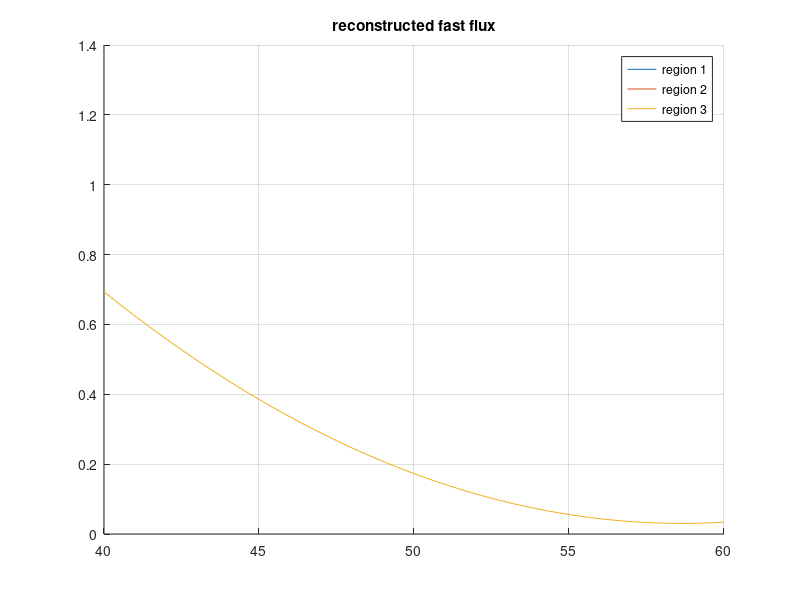
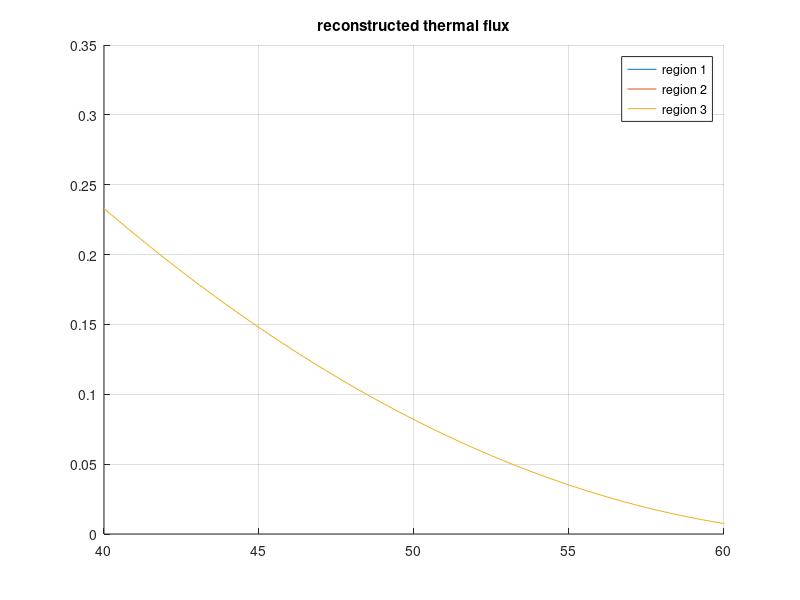
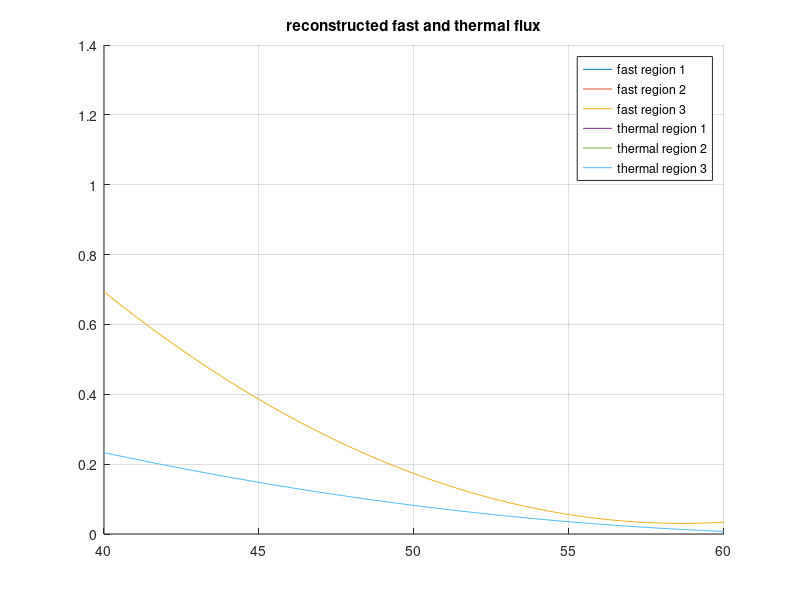

The MATLAB source for these figures, in order:
% In this script, the approximated both fast and thermal flux shape is 
% tested.  It has been approximated with three piecewise quadratic
% functions. 
% y=reg1x2*x*x +reg1x1*x +reg1x0;

%% For fast group
% Region 1: 
reg1x2=+0.0020912236785901;
reg1x1=-0.0088038653251593;
reg1x0=+0.0345867334422320;
% Region 2:
reg2x2=-0.0044008146496444;
reg2x1=+0.2639624489114600;
reg2x0=-2.8239242199963540;
% Region 3:
reg3x2=+0.0019059413144357;
reg3x1=-0.2235676470181600;
reg3x0=+6.5864700746602860;

reg1 =@(x) +reg1x2*x.^2 ...
           +reg1x1*x ...
           +reg1x0;
reg2 =@(x) +reg2x2*x.^2 ...
           +reg2x1*x ...
           +reg2x0;
reg3 =@(x) +reg3x2*x.^2 ...
           +reg3x1*x ...
           +reg3x0;

figure(99); 
hold on;
fplot(reg1,[ 0 20]);
fplot(reg2,[20 40]);
fplot(reg3,[40 60]);
title('reconstructed fast flux');
legend('region 1','region 2','region 3');
hold off;
grid on;

% to fit everything in the same plot
figure(101); 
hold on;
fplot(reg1,[ 0 20]);
fplot(reg2,[20 40]);
fplot(reg3,[40 60]);

%% For thermal group
% Region 1: 
reg1x2=+0.00038256921789935;
reg1x1=+0.00372575820304040;
reg1x0=+0.00245833122976550;
% Region 2:
reg2x2=-0.00116713935976200;
reg2x1=+0.07017666404691600;
reg2x0=-0.70667635458320700;
% Region 3:
reg3x2=+0.00038371079460677;
reg3x1=-0.04964502056042800;
reg3x0=+1.60483078272052200;

reg1 =@(x) +reg1x2*x.^2 ...
           +reg1x1*x ...
           +reg1x0;
reg2 =@(x) +reg2x2*x.^2 ...
           +reg2x1*x ...
           +reg2x0;
reg3 =@(x) +reg3x2*x.^2 ...
           +reg3x1*x ...
           +reg3x0;

figure(100); 
hold on;
fplot(reg1,[ 0 20]);
fplot(reg2,[20 40]);
fplot(reg3,[40 60]);
title('reconstructed thermal flux');
legend('region 1','region 2','region 3');
hold off;
grid on;

% to fit everything in the same plot
figure(101); 
fplot(reg1,[ 0 20]);
fplot(reg2,[20 40]);
fplot(reg3,[40 60]);
title('reconstructed fast and thermal flux');
legend('fast region 1','fast region 2','fast region 3',...
  'thermal region 1','thermal region 2','thermal region 3');
hold off;
grid on;